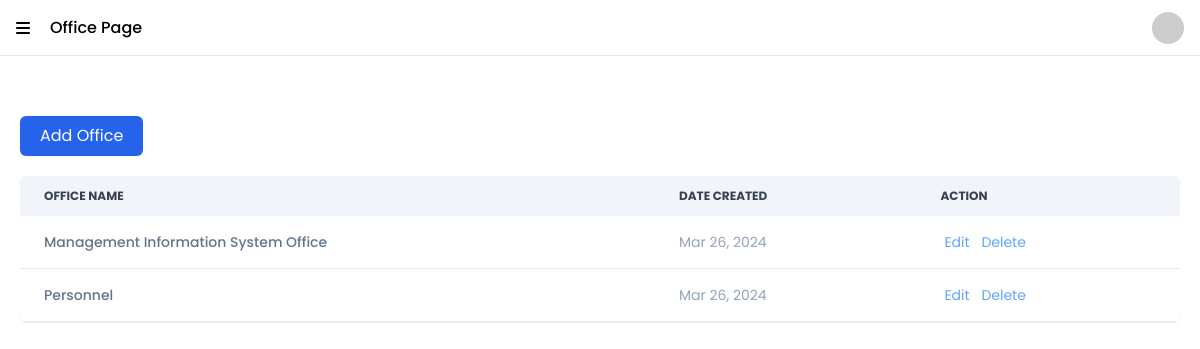
The app's page /pages/Office.php (signed in) with its own data.
### tables this page shows
CREATE TABLE `tbl_office` (
  `office_id` int(11) NOT NULL,
  `office_name` varchar(255) NOT NULL,
  `office_date_created` datetime NOT NULL
);

### api/table_office.php (the view, shortened to what this page needs)
<?php
include "../database/connection.php";
$query = "SELECT * from tbl_office";
$result = mysqli_query($connection, $query);
if ($result) {
    if (mysqli_num_rows($result) > 0) {
        while ($row = mysqli_fetch_assoc($result)) {
            echo "<tr class='bg-white border-b'>
            <th scope='row' class='flex items-center gap-5 px-6 py-4 text-slate-500 font-medium whitespace-nowrap'>
                " . htmlspecialchars($row["office_name"]) ."
            </th>
            <td class='px-6 py-4 text-slate-400'>".date('M d, Y', strtotime(htmlspecialchars($row["office_date_created"])))."</td>
            <td class='px-6 py-4'>
                <button onclick='editOffice(".htmlspecialchars($row["office_id"]).")' class='text-blue-400 hover:underline mx-1'>Edit</button>
                <button onclick='deleteOffice(".htmlspecialchars($row["office_id"]).")' class='text-blue-400 hover:underline mx-1'>Delete</button>
            </td>
          </tr>";
        }
    } else {
        echo "<tr class='bg-white border-b'><td colspan='7' class='py-3 text-center text-slate-400'>No data</td></tr>";
    }
} else {
    echo "<tr><td colspan='3'>Error: " . mysqli_error($connection) . "</td></tr>";
}

### style/style.css (style rules this page uses)
* { padding: 0; margin: 0; border: 1px solid red; font-family: "Poppins", sans-serif; }

### records on screen
tbl_office: office_name "Management Information System Office", office_date_created "Mar 26, 2024"
tbl_office: office_name "Personnel", office_date_created "Mar 26, 2024"

### other values on screen
$name "Office Page"
